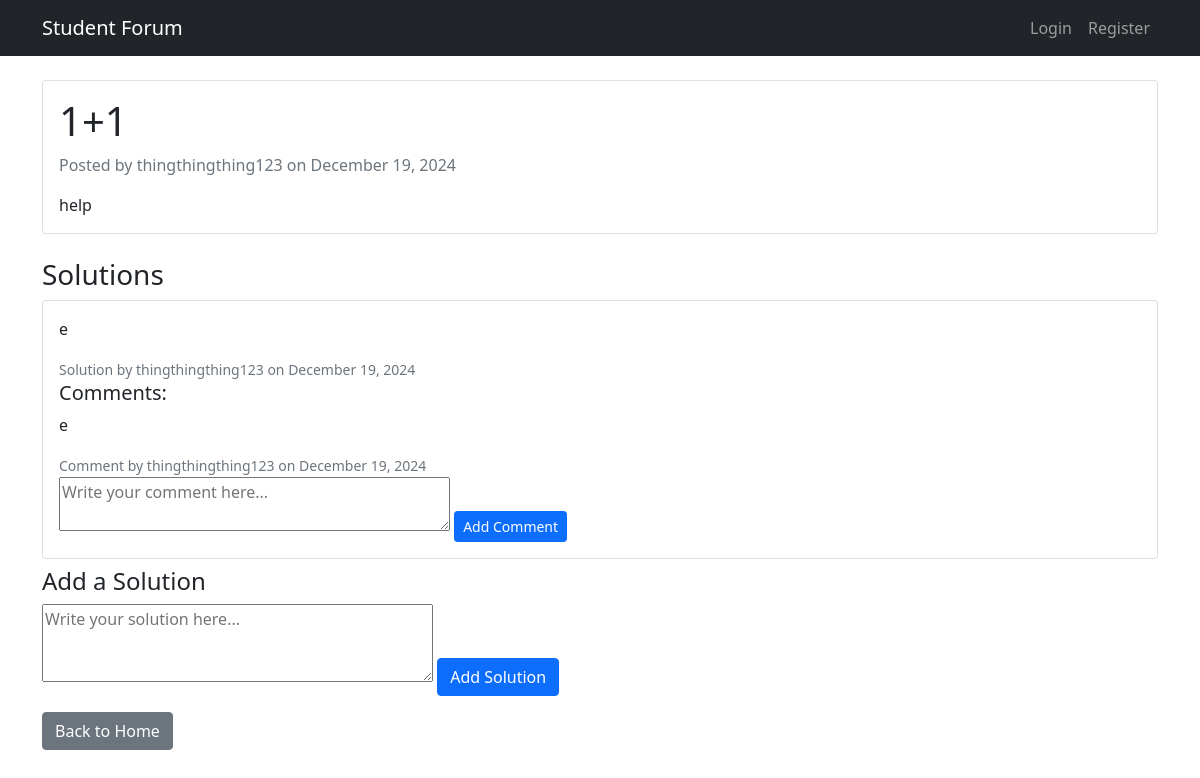
The app's page /post/2/ with its own data.
### forum/models.py (models this page shows, shortened)
class Post(models.Model):
    title = models.CharField(max_length=200)
    content = models.TextField()
    created_at = models.DateTimeField(auto_now_add=True)
    author = models.ForeignKey(
        User,
        on_delete=models.CASCADE,
        null=True,  # Allow null for existing posts
        blank=True  # Allow blank in forms
    )

class Solution(models.Model):
    post = models.ForeignKey(Post, on_delete=models.CASCADE, related_name='solutions')
    author = models.ForeignKey(User, on_delete=models.CASCADE)
    content = models.TextField()
    created_at = models.DateTimeField(auto_now_add=True)

class Comment(models.Model):
    solution = models.ForeignKey(Solution, on_delete=models.CASCADE, related_name='comments')
    author = models.ForeignKey(User, on_delete=models.CASCADE)
    content = models.TextField()
    created_at = models.DateTimeField(auto_now_add=True)
    class Meta:
        ordering = ['-created_at']

### forum/views.py (the view, shortened to what this page needs)
# urls.py: path('post/<int:post_id>/', views.post_detail, name='post_detail'),
def post_detail(request, post_id):
    post = get_object_or_404(Post, id=post_id)
    solutions = post.solutions.all()
    solution_form = SolutionForm()
    return render(request, 'forum/post_detail.html', {
        'post': post,
        'solutions': solutions,
        'solution_form': solution_form,
        'comment_form': CommentForm(),  # Initialize a new comment form
    })

### forum/forms.py
class SolutionForm(forms.ModelForm):
    class Meta:
        model = Solution
        fields = ['content']
        widgets = {
            'content': forms.Textarea(attrs={'rows': 3, 'placeholder': 'Write your solution here...'}),
        }

class CommentForm(forms.ModelForm):
    class Meta:
        model = Comment
        fields = ['content']
        widgets = {
            'content': forms.Textarea(attrs={'rows': 2, 'placeholder': 'Write your comment here...'}),
        }

### forum/templates/forum/post_detail.html (shortened to what this page needs)
{% extends 'forum/base.html' %}
{% block content %}
<div class="card mb-4">
    <div class="card-body">
        <h1 class="card-title">{{ post.title }}</h1>
        <p class="text-muted">Posted by {{ post.author.username }} on {{ post.created_at|date:"F d, Y" }}</p>
        <p class="card-text">{{ post.content }}</p>
    </div>
</div>
<h3>Solutions</h3>
{% for solution in solutions %}
    <div class="card mb-2">
        <div class="card-body">
            <p>{{ solution.content }}</p>
            <small class="text-muted">Solution by {{ solution.author.username }} on {{ solution.created_at|date:"F d, Y" }}</small>
            <h5>Comments:</h5>
            {% for comment in solution.comments.all %}
                <div class="comment">
                    <p>{{ comment.content }}</p>
                    <small class="text-muted">Comment by {{ comment.author.username }} on {{ comment.created_at|date:"F d, Y" }}</small>
                </div>
            {% empty %}
                <p>No comments yet.</p>
            {% endfor %}
            <form method="post">
                {{ comment_form.content }}
                <button type="submit" class="btn btn-sm btn-primary">Add Comment</button>
            </form>
        </div>
    </div>
{% empty %}
    <p>No solutions yet.</p>
{% endfor %}
<h4>Add a Solution</h4>
<form method="post">
    {{ solution_form.content }}
    <button type="submit" class="btn btn-primary">Add Solution</button>
</form>
<div class="mt-3">
    <a href="{% url 'home' %}" class="btn btn-secondary">Back to Home</a>
</div>
{% endblock %}

### forum/templates/forum/base.html (shortened to what this page needs)
<!DOCTYPE html>
<html>
<head>
    <link href="https://cdn.jsdelivr.net/npm/bootstrap@5.1.3/dist/css/bootstrap.min.css" rel="stylesheet">
</head>
<body>
    <nav class="navbar navbar-expand-lg navbar-dark bg-dark">
        <div class="container">
            <a class="navbar-brand" href="{% url 'home' %}">Student Forum</a>
            <div class="collapse navbar-collapse" id="navbarNav">
                <ul class="navbar-nav ms-auto">
                    {% if user.is_authenticated %}
                        <li class="nav-item">
                            <span class="nav-link">Welcome, {{ user.username }}</span>
                        </li>
                        <li class="nav-item">
                            <a class="nav-link" href="{% url 'logout' %}">Logout</a>
                        </li>
                    {% else %}
                        <li class="nav-item">
                            <a class="nav-link" href="{% url 'login' %}">Login</a>
                        </li>
                        <li class="nav-item">
                            <a class="nav-link" href="{% url 'register' %}">Register</a>
                        </li>
                    {% endif %}
                </ul>
            </div>
        </div>
    </nav>
    <div class="container mt-4">
        {% block content %}
        {% endblock %}
    </div>
</body>
</html>

### forum/templates/forum/base.html (style rules this page uses)
.card-text { white-space: pre-wrap; }

### records on screen
Post: title "1+1", author.username "thingthingthing123", created_at "December 19, 2024", content "help"
Solution: content "e", author.username "thingthingthing123", created_at "December 19, 2024"
Comment: content "e", author.username "thingthingthing123", created_at "December 19, 2024"
